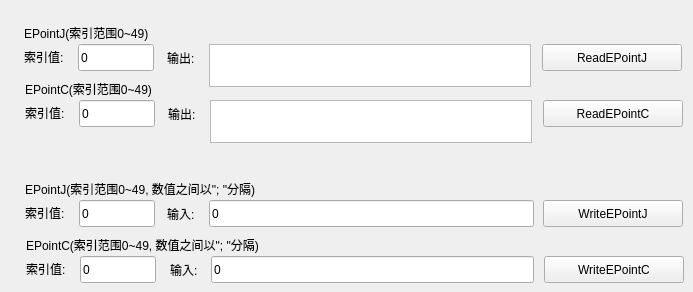
     <widget class="QWidget" name="tab_23">
      <attribute name="title">
       <string>读/写EPOINT数据</string>
      </attribute>
      <widget class="QLabel" name="label_275">
       <property name="geometry">
        <rect>
         <x>25</x>
         <y>104</y>
         <width>55</width>
         <height>17</height>
        </rect>
       </property>
       <property name="text">
        <string>索引值:</string>
       </property>
      </widget>
      <widget class="QLabel" name="label_276">
       <property name="geometry">
        <rect>
         <x>25</x>
         <y>80</y>
         <width>267</width>
         <height>17</height>
        </rect>
       </property>
       <property name="text">
        <string>EPointC(索引范围0~49)</string>
       </property>
      </widget>
      <widget class="QLabel" name="label_277">
       <property name="geometry">
        <rect>
         <x>24</x>
         <y>48</y>
         <width>55</width>
         <height>17</height>
        </rect>
       </property>
       <property name="text">
        <string>索引值:</string>
       </property>
      </widget>
      <widget class="QLabel" name="label_278">
       <property name="geometry">
        <rect>
         <x>24</x>
         <y>24</y>
         <width>267</width>
         <height>17</height>
        </rect>
       </property>
       <property name="text">
        <string>EPointJ(索引范围0~49)</string>
       </property>
      </widget>
      <widget class="QListWidget" name="epointcList">
       <property name="geometry">
        <rect>
         <x>210</x>
         <y>100</y>
         <width>322</width>
         <height>43</height>
        </rect>
       </property>
      </widget>
      <widget class="QLabel" name="label_279">
       <property name="geometry">
        <rect>
         <x>167</x>
         <y>49</y>
         <width>39</width>
         <height>17</height>
        </rect>
       </property>
       <property name="text">
        <string>输出:</string>
       </property>
      </widget>
      <widget class="QPushButton" name="readEPointC_btn">
       <property name="geometry">
        <rect>
         <x>543</x>
         <y>100</y>
         <width>140</width>
         <height>27</height>
        </rect>
       </property>
       <property name="text">
        <string>ReadEPointC</string>
       </property>
      </widget>
      <widget class="QPushButton" name="readEPointJ_btn">
       <property name="geometry">
        <rect>
         <x>542</x>
         <y>44</y>
         <width>140</width>
         <height>27</height>
        </rect>
       </property>
       <property name="text">
        <string>ReadEPointJ</string>
       </property>
      </widget>
      <widget class="QLineEdit" name="epointcIndex_edit">
       <property name="geometry">
        <rect>
         <x>79</x>
         <y>100</y>
         <width>76</width>
         <height>27</height>
        </rect>
       </property>
       <property name="text">
        <string>0</string>
       </property>
      </widget>
      <widget class="QLineEdit" name="epointjIndex_edit">
       <property name="geometry">
        <rect>
         <x>78</x>
         <y>44</y>
         <width>76</width>
         <height>27</height>
        </rect>
       </property>
       <property name="text">
        <string>0</string>
       </property>
      </widget>
      <widget class="QListWidget" name="epointjList">
       <property name="geometry">
        <rect>
         <x>209</x>
         <y>44</y>
         <width>322</width>
         <height>43</height>
        </rect>
       </property>
      </widget>
      <widget class="QLabel" name="label_280">
       <property name="geometry">
        <rect>
         <x>168</x>
         <y>105</y>
         <width>39</width>
         <height>17</height>
        </rect>
       </property>
       <property name="text">
        <string>输出:</string>
       </property>
      </widget>
      <widget class="QLineEdit" name="writeEpointjIndex_edit">
       <property name="geometry">
        <rect>
         <x>79</x>
         <y>200</y>
         <width>76</width>
         <height>27</height>
        </rect>
       </property>
       <property name="text">
        <string>0</string>
       </property>
      </widget>
      <widget class="QLabel" name="label_281">
       <property name="geometry">
        <rect>
         <x>170</x>
         <y>261</y>
         <width>51</width>
         <height>17</height>
        </rect>
       </property>
       <property name="text">
        <string>输入:</string>
       </property>
      </widget>
      <widget class="QLineEdit" name="writeEpointcindex_edit">
       <property name="geometry">
        <rect>
         <x>80</x>
         <y>256</y>
         <width>76</width>
         <height>27</height>
        </rect>
       </property>
       <property name="text">
        <string>0</string>
       </property>
      </widget>
      <widget class="QLineEdit" name="writeEpointc_edit">
       <property name="geometry">
        <rect>
         <x>211</x>
         <y>256</y>
         <width>323</width>
         <height>27</height>
        </rect>
       </property>
       <property name="text">
        <string>0</string>
       </property>
      </widget>
      <widget class="QLabel" name="label_282">
       <property name="geometry">
        <rect>
         <x>25</x>
         <y>180</y>
         <width>509</width>
         <height>17</height>
        </rect>
       </property>
       <property name="text">
        <string>EPointJ(索引范围0~49, 数值之间以&quot;; &quot;分隔)</string>
       </property>
      </widget>
      <widget class="QLabel" name="label_283">
       <property name="geometry">
        <rect>
         <x>167</x>
         <y>205</y>
         <width>53</width>
         <height>17</height>
        </rect>
       </property>
       <property name="text">
        <string>输入:</string>
       </property>
      </widget>
      <widget class="QPushButton" name="writeEpointc_btn">
       <property name="geometry">
        <rect>
         <x>544</x>
         <y>256</y>
         <width>140</width>
         <height>27</height>
        </rect>
       </property>
       <property name="text">
        <string>WriteEPointC</string>
       </property>
      </widget>
      <widget class="QLineEdit" name="writeEpointj_edit">
       <property name="geometry">
        <rect>
         <x>209</x>
         <y>200</y>
         <width>325</width>
         <height>27</height>
        </rect>
       </property>
       <property name="text">
        <string>0</string>
       </property>
      </widget>
      <widget class="QLabel" name="label_284">
       <property name="geometry">
        <rect>
         <x>26</x>
         <y>236</y>
         <width>509</width>
         <height>17</height>
        </rect>
       </property>
       <property name="text">
        <string>EPointC(索引范围0~49, 数值之间以&quot;; &quot;分隔)</string>
       </property>
      </widget>
      <widget class="QLabel" name="label_285">
       <property name="geometry">
        <rect>
         <x>25</x>
         <y>204</y>
         <width>55</width>
         <height>17</height>
        </rect>
       </property>
       <property name="text">
        <string>索引值:</string>
       </property>
      </widget>
      <widget class="QPushButton" name="writeEpointj_btn">
       <property name="geometry">
        <rect>
         <x>543</x>
         <y>200</y>
         <width>140</width>
         <height>27</height>
        </rect>
       </property>
       <property name="text">
        <string>WriteEPointJ</string>
       </property>
      </widget>
      <widget class="QLabel" name="label_286">
       <property name="geometry">
        <rect>
         <x>26</x>
         <y>260</y>
         <width>55</width>
         <height>17</height>
        </rect>
       </property>
       <property name="text">
        <string>索引值:</string>
       </property>
      </widget>
     </widget>
